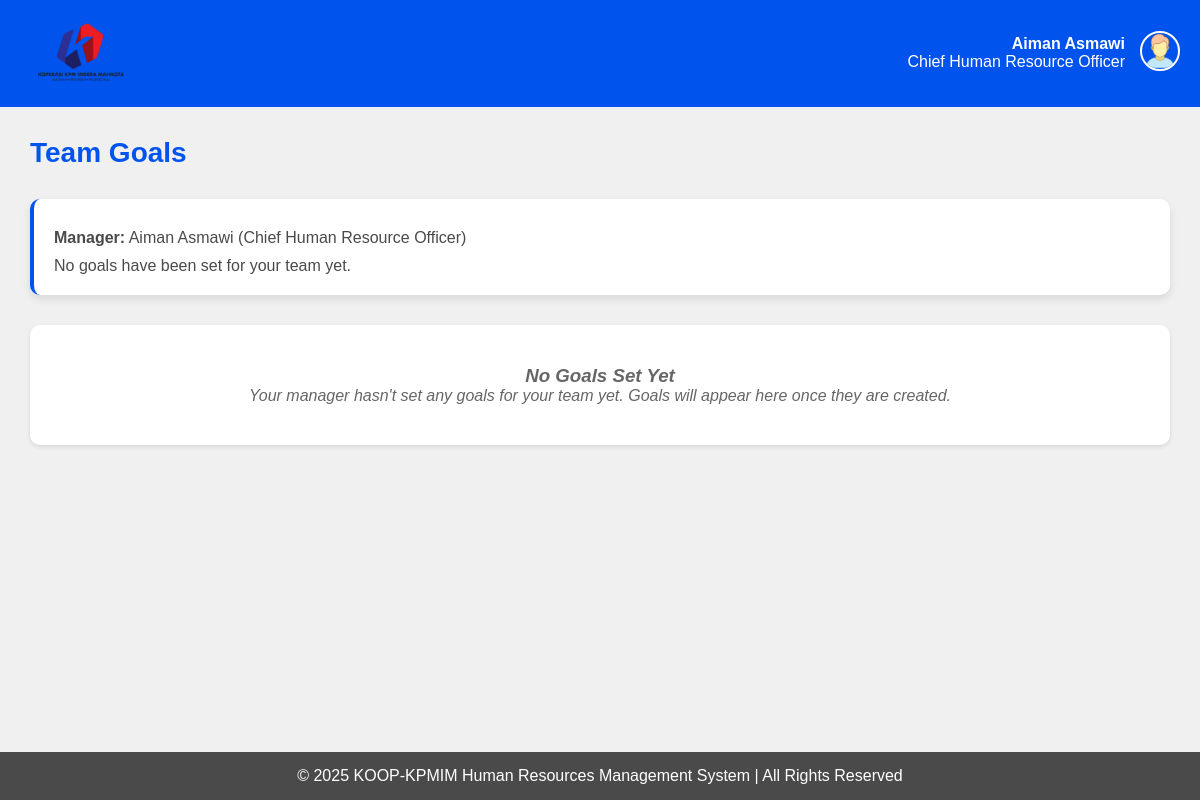
The page /staff/view-goals/ (signed in) on the database its author committed.
### HRMS/models.py (models this page shows, shortened)
class STAFF(models.Model):
    id = models.TextField(primary_key=True, max_length=12)
    name = models.TextField(default='')
    position = models.TextField(default='')
    phone = models.TextField(default='')
    email = models.EmailField(default='')
    password = models.TextField(default='')
    STATUS = [
        ('',''),
        ('Married','married'),
        ('Single','single'),
    ]
    status = models.TextField(choices=STATUS, default='')
    GENDER = [
        ('',''),
        ('Male', 'male'),
        ('Female', 'female'),
    ]
    gender = models.TextField(choices=GENDER, default='')
    date_of_birth = models.DateField()
    bank_number = models.TextField(default='')
    emergency_contact = models.TextField(default='')

class TEAM(models.Model):
    id = models.AutoField(primary_key=True)
    name = models.TextField(default='')
    managerid = models.ForeignKey('MANAGER', on_delete=models.CASCADE)

class MANAGER(models.Model):
    id = models.TextField(primary_key=True)
    password = models.TextField(default='')
    staffid = models.ForeignKey(STAFF, on_delete=models.CASCADE)

### HRMS/views.py (the view)
# urls.py: path('staff/view-goals/', views.staff_view_goals, name='staff_view_goals'),
def staff_view_goals(request):
    if not request.session.get('user_type') == 'staff':
        request.session.flush()
        messages.error(request, "You do not have permission to view this page. Please login again")
        return redirect('login')
    try:
        staff_id = request.session.get('user_id')
        staff = STAFF.objects.get(id=staff_id)
        try:
            team_membership = TEAM_MEMBERSHIP.objects.get(staff=staff)
            team = team_membership.team
            goals = TEAM_GOALS.objects.filter(team=team).order_by('target_date', '-priority')
            active_goals = goals.exclude(status='Completed')
            completed_goals = goals.filter(status='Completed')
        except TEAM_MEMBERSHIP.DoesNotExist:
            team = None
            goals = None
            active_goals = None
            completed_goals = None
        context = {
            'staff': staff,
            'team': team,
            'goals': goals,
            'active_goals': active_goals,
            'completed_goals': completed_goals,
        }
        return render(request, 'staff/view_goals.html', context)
    except STAFF.DoesNotExist:
        messages.error(request, "Staff profile not found. Please login again.")
        return redirect('login')
    except Exception as e:
        messages.error(request, f"An error occurred: {str(e)}")
        return redirect('staffmenu')

### HRMS/templates/staff/view_goals.html (shortened to what this page needs)
{% load static %}
<!DOCTYPE html>
<html lang="en">
<head>
</head>
<body>
    <header>
        <a href="{% url 'staffmenu' %}">
            <img src="{% static 'img/logo.png' %}" alt="KOOP-KPMIM Logo" class="logo">
        </a>
        <div class="header-right">
            <div class="user-info">
                <div><strong>{{ staff.name }}</strong></div>
                <div>{{ staff.position }}</div>
            </div>
            <div class="user-dropdown">
                <img src="{% static 'img/user.png' %}" alt="User Profile" class="user-image" onclick="toggleDropdown()">
            </div>
        </div>
    </header>
    <main>
        <h1>Team Goals</h1>
        {% if team %}
            <div class="team-info">
                <p><strong>Manager:</strong> {{ team.managerid.staffid.name }} ({{ team.managerid.staffid.position }})</p>
                {% if goals %}
                    <p style="margin-top: 10px;">Your team has {{ active_goals.count }} active goal{{ active_goals.count|pluralize }} and {{ completed_goals.count }} completed goal{{ completed_goals.count|pluralize }}.</p>
                {% else %}
                    <p style="margin-top: 10px;">No goals have been set for your team yet.</p>
                {% endif %}
            </div>
            {% if not goals %}
                <div class="no-goals">
                    <h3>No Goals Set Yet</h3>
                    <p>Your manager hasn't set any goals for your team yet. Goals will appear here once they are created.</p>
                </div>
            {% endif %}
        {% else %}
            <div class="no-team">
                <h3>Not Assigned to a Team</h3>
                <p>You are not currently assigned to any team. Please contact HR to be assigned to a team to view team goals.</p>
            </div>
        {% endif %}
    </main>
    <footer>
        <p>&copy; 2025 KOOP-KPMIM Human Resources Management System | All Rights Reserved</p>
    </footer>
</body>
</html>

### HRMS/templates/staff/view_goals.html (style rules this page uses)
:root { --primary-color: #F0F0F0; --secondary-color: #0053ED; --accent-color: #E90000; --text-color: #4A4A4A; }
* { margin: 0; padding: 0; box-sizing: border-box; font-family: Arial, sans-serif; }
body { background-color: var(--primary-color); color: var(--text-color); min-height: 100vh; display: flex; flex-direction: column; }
header { background-color: var(--secondary-color); color: white; padding: 20px; display: flex; justify-content: space-between; align-items: center; }
.logo { width: 120px; height: auto; }
.header-right { display: flex; align-items: center; }
.user-info { margin-right: 15px; text-align: right; }
.user-dropdown { position: relative; display: inline-block; }
.user-image { width: 40px; height: 40px; border-radius: 50%; cursor: pointer; border: 2px solid white; }
main { flex: 1; padding: 30px; max-width: 1200px; margin: 0 auto; width: 100%; }
h1 { color: var(--secondary-color); margin-bottom: 30px; font-size: 28px; }
.team-info { background: white; border-radius: 10px; box-shadow: 0 4px 8px rgba(0, 0, 0, 0.1); padding: 20px; margin-bottom: 30px; border-left: 4px solid var(--secondary-color); }
.no-team, .no-goals { text-align: center; color: #666; font-style: italic; padding: 40px; background: white; border-radius: 10px; box-shadow: 0 2px 4px rgba(0, 0, 0, 0.1); }
footer { background-color: var(--text-color); color: white; text-align: center; padding: 15px; margin-top: auto; }

### rows shown on the page
STAFF: name "Aiman Asmawi", position "Chief Human Resource Officer"
TEAM: managerid.staffid.name "Aiman Asmawi", managerid.staffid.position "Chief Human Resource Officer"
